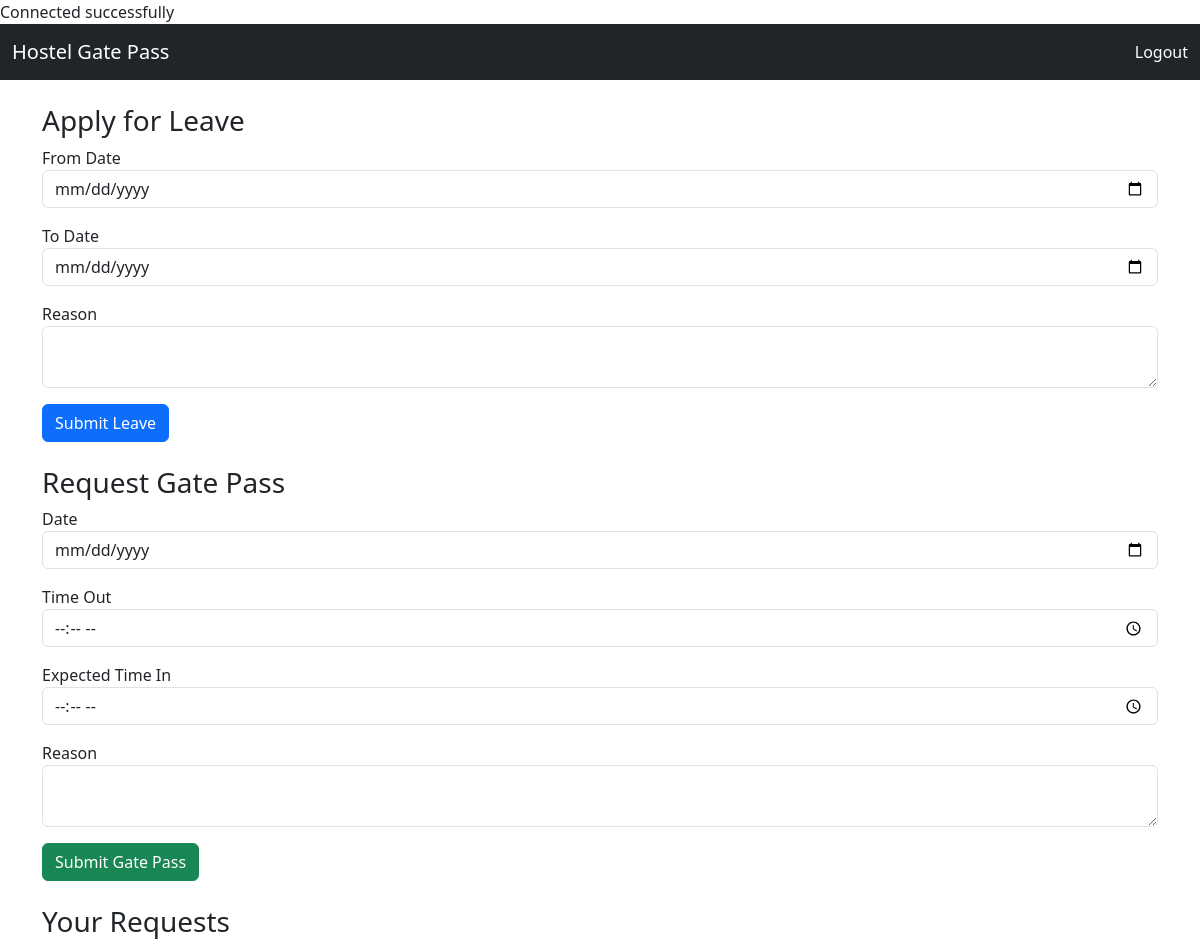
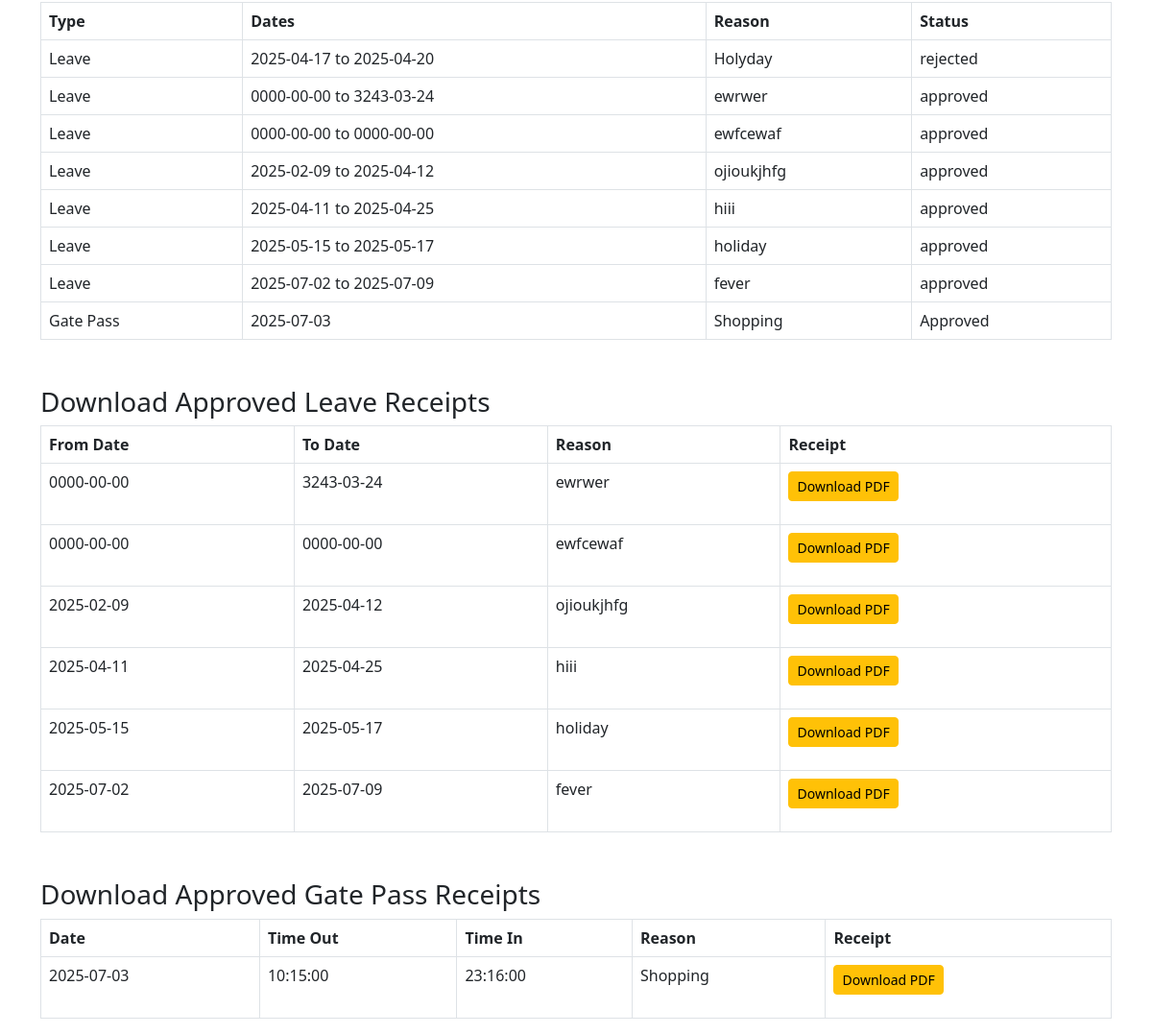
The page /student_dashboard.php (signed in) on the database its author committed (2 pictures, top to bottom).
### tables this page shows
CREATE TABLE IF NOT EXISTS `leave_requests` (
  `id` int NOT NULL AUTO_INCREMENT,
  `student_id` int DEFAULT NULL,
  `from_date` date DEFAULT NULL,
  `to_date` date DEFAULT NULL,
  `reason` text,
  `status` enum('pending','approved','rejected') DEFAULT 'pending',
  `student_email` varchar(100) DEFAULT NULL,
  PRIMARY KEY (`id`),
  KEY `student_id` (`student_id`)
);

CREATE TABLE IF NOT EXISTS `gate_pass_requests` (
  `id` int NOT NULL AUTO_INCREMENT,
  `student_email` varchar(100) DEFAULT NULL,
  `date` date DEFAULT NULL,
  `time_out` time DEFAULT NULL,
  `time_in` time DEFAULT NULL,
  `reason` text,
  `status` varchar(20) DEFAULT 'Pending',
  PRIMARY KEY (`id`)
);

### student_dashboard.php (the view, shortened to what this page needs)
<?php
include('db_connect.php');
$student_email = $_SESSION['email'] ?? 'student1@gmail.com';
$allRequests = [];
$leaveQuery = "SELECT id, 'Leave' as type, from_date as start, to_date as end, reason, status FROM leave_requests WHERE student_email='$student_email'";
$gateQuery = "SELECT id, 'Gate Pass' as type, date as start, date as end, reason, status FROM gate_pass_requests WHERE student_email='$student_email'";
$leaveResult = $conn->query($leaveQuery);
$gateResult = $conn->query($gateQuery);
while ($row = $leaveResult->fetch_assoc()) {
    $allRequests[] = $row;
}
while ($row = $gateResult->fetch_assoc()) {
    $allRequests[] = $row;
}
$approvedReceipts = [];
$approvedQuery = "SELECT id, date, time_out, time_in, reason FROM gate_pass_requests WHERE student_email='$student_email' AND status='Approved'";
$approvedResult = $conn->query($approvedQuery);
$approvedLeaveReceipts = [];
$approvedLeaveQuery = "SELECT id, from_date, to_date, reason FROM leave_requests WHERE student_email='$student_email' AND status='Approved'";
$approvedLeaveResult = $conn->query($approvedLeaveQuery);
if ($approvedResult->num_rows > 0) {
    while ($row = $approvedResult->fetch_assoc()) {
        $approvedReceipts[] = $row;
    }
}
if ($approvedLeaveResult->num_rows > 0) {
    while ($row = $approvedLeaveResult->fetch_assoc()) {
        $approvedLeaveReceipts[] = $row;
    }
}
?>
<!DOCTYPE html>
<html lang="en">
<head>
  <link rel="stylesheet" href="https://cdn.jsdelivr.net/npm/bootstrap@5.3.0/dist/css/bootstrap.min.css">
</head>
<body>
  <nav class="navbar navbar-dark bg-dark">
    <div class="container-fluid">
      <a class="navbar-brand" href="#">Hostel Gate Pass</a>
      <div class="d-flex">
        <a class="nav-link text-white" href="logout.php">Logout</a>
      </div>
    </div>
  </nav>
  <div class="container mt-4">
    <h3>Apply for Leave</h3>
    <form method="post" class="mb-4">
      <div class="mb-3"><label>From Date</label><input type="date" name="fromDate" class="form-control" required></div>
      <div class="mb-3"><label>To Date</label><input type="date" name="toDate" class="form-control" required></div>
      <div class="mb-3"><label>Reason</label><textarea name="reason" class="form-control" required></textarea></div>
      <button type="submit" name="leaveSubmit" class="btn btn-primary">Submit Leave</button>
    </form>
    <h3>Request Gate Pass</h3>
    <form method="post" class="mb-4">
      <div class="mb-3"><label>Date</label><input type="date" name="date" class="form-control" required></div>
      <div class="mb-3"><label>Time Out</label><input type="time" name="timeOut" class="form-control" required></div>
      <div class="mb-3"><label>Expected Time In</label><input type="time" name="timeIn" class="form-control" required></div>
      <div class="mb-3"><label>Reason</label><textarea name="reason" class="form-control" required></textarea></div>
      <button type="submit" name="gatePassSubmit" class="btn btn-success">Submit Gate Pass</button>
    </form>
    <h3>Your Requests</h3>
    <table class="table table-bordered">
      <thead>
        <tr>
          <th>Type</th>
          <th>Dates</th>
          <th>Reason</th>
          <th>Status</th>
        </tr>
      </thead>
      <tbody>
        <?php foreach ($allRequests as $req): ?>
          <tr>
            <td><?= $req['type'] ?></td>
            <td><?= $req['start'] ?> <?= $req['type'] === 'Leave' ? 'to ' . $req['end'] : '' ?></td>
            <td><?= $req['reason'] ?></td>
            <td><?= $req['status'] ?></td>
          </tr>
        <?php endforeach; ?>
      </tbody>
    </table>
    <h3 class="mt-5">Download Approved Leave Receipts</h3>
    <table class="table table-bordered">
      <thead>
        <tr>
          <th>From Date</th>
          <th>To Date</th>
          <th>Reason</th>
          <th>Receipt</th>
        </tr>
      </thead>
      <tbody>
        <?php if (count($approvedLeaveReceipts) > 0): ?>
          <?php foreach ($approvedLeaveReceipts as $leaveReceipt): ?>
            <tr>
              <td><?= $leaveReceipt['from_date'] ?></td>
              <td><?= $leaveReceipt['to_date'] ?></td>
              <td><?= $leaveReceipt['reason'] ?></td>
              <td>
                <form method="get" action="receipt.php">
                  <button type="submit" class="btn btn-sm btn-warning">Download PDF</button>
                </form>
              </td>
            </tr>
          <?php endforeach; ?>
        <?php else: ?>
          <tr><td colspan="4">No approved leave requests yet.</td></tr>
        <?php endif; ?>
      </tbody>
    </table>
    <h3 class="mt-5">Download Approved Gate Pass Receipts</h3>
    <table class="table table-bordered">
      <thead>
        <tr>
          <th>Date</th>
          <th>Time Out</th>
          <th>Time In</th>
          <th>Reason</th>
          <th>Receipt</th>
        </tr>
      </thead>
      <tbody>
        <?php if (count($approvedReceipts) > 0): ?>
          <?php foreach ($approvedReceipts as $receipt): ?>
            <tr>
              <td><?= $receipt['date'] ?></td>
              <td><?= $receipt['time_out'] ?></td>
              <td><?= $receipt['time_in'] ?></td>
              <td><?= $receipt['reason'] ?></td>
              <td>
                <form method="get" action="receipt.php">
                  <button type="submit" class="btn btn-sm btn-warning">Download PDF</button>
                </form>
              </td>
            </tr>
          <?php endforeach; ?>
        <?php else: ?>
          <tr><td colspan="5">No approved gate pass yet.</td></tr>
        <?php endif; ?>
      </tbody>
    </table>
  </div>
</body>
</html>

### rows shown on the page
leave_requests: type "Leave", from_date "2025-04-17", to_date "2025-04-20", reason "Holyday", status "rejected"
leave_requests: type "Leave", from_date "0000-00-00", to_date "3243-03-24", reason "ewrwer", status "approved"
leave_requests: type "Leave", from_date "0000-00-00", to_date "0000-00-00", reason "ewfcewaf", status "approved"
leave_requests: type "Leave", from_date "2025-02-09", to_date "2025-04-12", reason "ojioukjhfg", status "approved"
leave_requests: type "Leave", from_date "2025-04-11", to_date "2025-04-25", reason "hiii", status "approved"
leave_requests: type "Leave", from_date "2025-05-15", to_date "2025-05-17", reason "holiday", status "approved"
leave_requests: type "Leave", from_date "2025-07-02", to_date "2025-07-09", reason "fever", status "approved"
gate_pass_requests: type "Gate Pass", date "2025-07-03", reason "Shopping", status "Approved", time_out "10:15:00", time_in "23:16:00"
